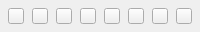
<?xml version="1.0" encoding="UTF-8"?>
<ui version="4.0">
 <class>PaletteWidget</class>
 <widget class="QWidget" name="PaletteWidget">
  <property name="geometry">
   <rect>
    <x>0</x>
    <y>0</y>
    <width>592</width>
    <height>36</height>
   </rect>
  </property>
  <property name="minimumSize">
   <size>
    <width>200</width>
    <height>32</height>
   </size>
  </property>
  <property name="maximumSize">
   <size>
    <width>200</width>
    <height>32</height>
   </size>
  </property>
  <property name="windowTitle">
   <string>Form</string>
  </property>
  <layout class="QHBoxLayout" name="horizontalLayout_2">
   <property name="spacing">
    <number>0</number>
   </property>
   <property name="leftMargin">
    <number>0</number>
   </property>
   <property name="topMargin">
    <number>0</number>
   </property>
   <property name="rightMargin">
    <number>0</number>
   </property>
   <property name="bottomMargin">
    <number>0</number>
   </property>
   <item>
    <layout class="QHBoxLayout" name="horizontalLayout">
     <property name="spacing">
      <number>8</number>
     </property>
     <property name="leftMargin">
      <number>8</number>
     </property>
     <property name="topMargin">
      <number>8</number>
     </property>
     <property name="rightMargin">
      <number>8</number>
     </property>
     <property name="bottomMargin">
      <number>8</number>
     </property>
     <item>
      <widget class="QPushButton" name="blueBtn">
       <property name="styleSheet">
        <string notr="true"/>
       </property>
       <property name="text">
        <string/>
       </property>
      </widget>
     </item>
     <item>
      <widget class="QPushButton" name="redBtn">
       <property name="styleSheet">
        <string notr="true"/>
       </property>
       <property name="text">
        <string/>
       </property>
      </widget>
     </item>
     <item>
      <widget class="QPushButton" name="darkGreenBtn">
       <property name="styleSheet">
        <string notr="true"/>
       </property>
       <property name="text">
        <string/>
       </property>
      </widget>
     </item>
     <item>
      <widget class="QPushButton" name="orangeBtn">
       <property name="styleSheet">
        <string notr="true"/>
       </property>
       <property name="text">
        <string/>
       </property>
      </widget>
     </item>
     <item>
      <widget class="QPushButton" name="purpleBtn">
       <property name="styleSheet">
        <string notr="true"/>
       </property>
       <property name="text">
        <string/>
       </property>
      </widget>
     </item>
     <item>
      <widget class="QPushButton" name="goldenBtn">
       <property name="styleSheet">
        <string notr="true"/>
       </property>
       <property name="text">
        <string/>
       </property>
      </widget>
     </item>
     <item>
      <widget class="QPushButton" name="greyBtn">
       <property name="styleSheet">
        <string notr="true"/>
       </property>
       <property name="text">
        <string/>
       </property>
      </widget>
     </item>
     <item>
      <widget class="QPushButton" name="pinkBtn">
       <property name="styleSheet">
        <string notr="true"/>
       </property>
       <property name="text">
        <string/>
       </property>
      </widget>
     </item>
    </layout>
   </item>
  </layout>
 </widget>
 <resources/>
 <connections/>
</ui>
